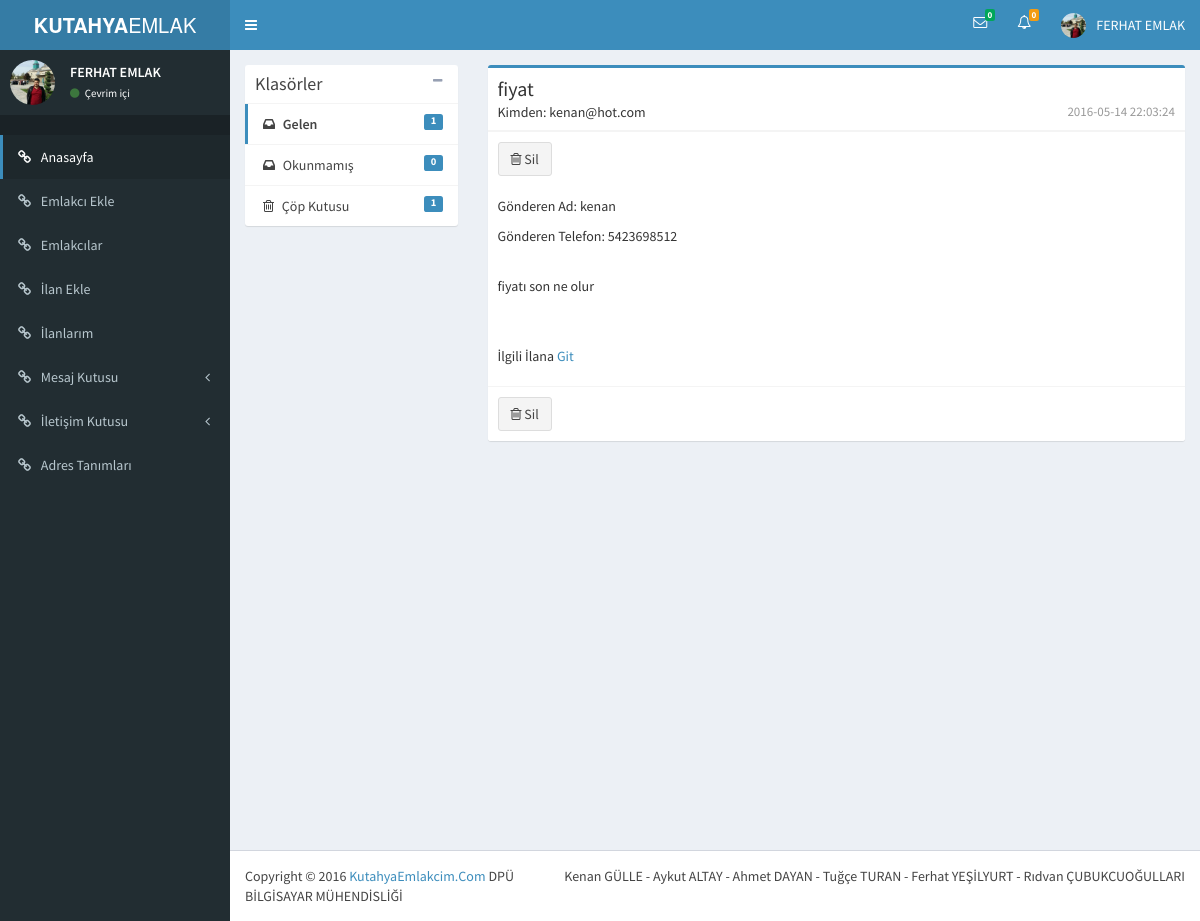
/yonetim/mesaj_oku.php?islem=sil&mesaj_id=3 (signed in), run on the app's committed database.
### tables this page shows
CREATE TABLE `mesajlar` (
  `mesaj_id` int(11) NOT NULL AUTO_INCREMENT,
  `gonderen_ad` varchar(25) NOT NULL,
  `gonderen_mail` varchar(255) NOT NULL,
  `gonderen_tel` varchar(15) NOT NULL,
  `konu` varchar(150) NOT NULL,
  `mesaj` text NOT NULL,
  `tarih` datetime NOT NULL DEFAULT CURRENT_TIMESTAMP,
  `ilan_id` int(11) NOT NULL,
  `okundu` tinyint(4) NOT NULL,
  `silindi` tinyint(4) NOT NULL,
  PRIMARY KEY (`mesaj_id`)
);

### yonetim/mesaj_oku.php (the view, shortened to what this page needs)
<?php include"session.php";
	include"baglanti.php";
	$seviye=$_SESSION['seviye'];
	if($seviye==1) {
		$sorgu=$veritabani->prepare("
		SELECT
		mesajlar.gonderen_ad,ilanlar.ilan_baslik,mesajlar.gonderen_mail,mesajlar.konu,mesajlar.tarih,mesajlar.mesaj_id,mesajlar.okundu
		FROM mesajlar
		INNER JOIN ilanlar ON mesajlar.ilan_id = ilanlar.ilan_id
		INNER JOIN emlakcilar ON ilanlar.emlakci_id = emlakcilar.emlakci_id
		WHERE mesajlar.silindi=0 ORDER BY mesajlar.tarih");
		$sorgu->execute();
		$gelen_mesaj_sayisi = $sorgu->rowCount();
		$sorgu2=$veritabani->prepare("
		SELECT
		mesajlar.gonderen_ad,ilanlar.ilan_baslik,mesajlar.gonderen_mail,mesajlar.konu,mesajlar.tarih,mesajlar.mesaj_id,mesajlar.okundu
		FROM mesajlar
		INNER JOIN ilanlar ON mesajlar.ilan_id = ilanlar.ilan_id
		INNER JOIN emlakcilar ON ilanlar.emlakci_id = emlakcilar.emlakci_id
		WHERE mesajlar.silindi=1 ORDER BY mesajlar.tarih");
		$sorgu2->execute();
		$silinen_mesaj_sayisi = $sorgu2->rowCount();
	}
?>
<!DOCTYPE html>
<html>
	<body class="hold-transition skin-blue sidebar-mini">
		<div class="wrapper">
			<header class="main-header">
				<a href="index.php" class="logo">
					<span class="logo-lg"><b>KUTAHYA</b>EMLAK</span>
				</a>
				<nav class="navbar navbar-static-top" role="navigation">
					<?php include "inc_ust.php"; ?>
					<div class="content-wrapper">
						<section class="content">
							<div class="row">
								<div class="col-md-3">
									<div class="box box-solid">
										<div class="box-header with-border">
											<h3 class="box-title">Klasörler</h3>
											<div class="box-tools">
												<button class="btn btn-box-tool" data-widget="collapse"><i class="fa fa-minus"></i></button>
											</div>
										</div>
										<div class="box-body no-padding">
											<ul class="nav nav-pills nav-stacked">
												<li <?php if ($goster) ; else echo "class='active'"; ?>><a href="mesajlar.php"><i class="fa fa-inbox"></i> Gelen <span class="label label-primary pull-right"><?php echo $gelen_mesaj_sayisi; ?> </span></a></li>
												<li <?php if ($goster=="okunmamis") echo "class='active'"; ?>><a href="mesajlar.php?goster=okunmamis"><i class="fa fa-inbox"></i> Okunmamış <span class="label label-primary pull-right"><?php echo $okunmayan_mesaj_sayisi ; ?></span></a></li>
												<li <?php if ($goster=="copkutusu") echo "class='active'"; ?>><a  href="mesajlar.php?goster=copkutusu"><i class="fa fa-trash-o"></i> Çöp Kutusu <span class="label label-primary pull-right"><?php echo $silinen_mesaj_sayisi; ?></span></a></li>
											</ul>
										</div>
									</div>
								</div>
								<div class="col-md-9">
									<div class="box box-primary">
										<?php
											$mesaj_id=$_GET['mesaj_id'];
											if($mesaj_id) {
												$sorgu=$veritabani->prepare("select * from mesajlar where mesaj_id=$mesaj_id");
												$sorgu->execute();
												$sonuc=$sorgu->fetch();
											?>
											<form action="?islem=sil&mesaj_id=<?php echo $mesaj_id; ?>" method="post">
												<div class="box-body no-padding">
													<div class="mailbox-read-info">
														<h3><?php echo $sonuc['konu'];?></h3>
														<h5>Kimden: <?php echo $sonuc['gonderen_mail'];?> <span class="mailbox-read-time pull-right"><?php echo $sonuc['tarih'];?></span></h5>
													</div>
													<div class="box-footer">
														<button  name="silindi" class="btn btn-default"><i class="fa fa-trash-o"></i> Sil</button>
													</div>
													<div class="mailbox-read-message">
														<p>Gönderen Ad: <?php echo $sonuc['gonderen_ad'];?></p>
														<p>Gönderen Telefon: <?php echo $sonuc['gonderen_tel'];?></p><br>
														<p> <?php echo $sonuc['mesaj'];?></p>
														<br><br><p> İlgili İlana <a href="../ilan_ayrinti.php?ilan_id=<?php echo $sonuc['ilan_id'];?>"> Git </a></p>
													<?php } ?>
												</div>
											</div>
											<div class="box-footer">
												<button name="silindi" class="btn btn-default"><i class="fa fa-trash-o"></i> Sil</button>
											</div>
										</form>
									</div>
								</div>
							</div>
						</section>
					</div>
					<footer class="main-footer">
						<div class="pull-right hidden-xs">
							<?php include "inc_alt.php"; ?>
						</footer>
					</div>
				</body>
			</html>

### data on the page
mesajlar: konu "fiyat", gonderen_mail "kenan@hot.com", tarih "2016-05-14 22:03:24", gonderen_ad "kenan", gonderen_tel "5423698512", mesaj "fiyatı son ne olur"

### other printed values
$okunmayan_mesaj_sayisi "0"
$iletisimesajsayisi "0"
$_SESSION['ad'] "FERHAT EMLAK"
$gelen_mesaj_sayisi "1"
$silinen_mesaj_sayisi "1"
